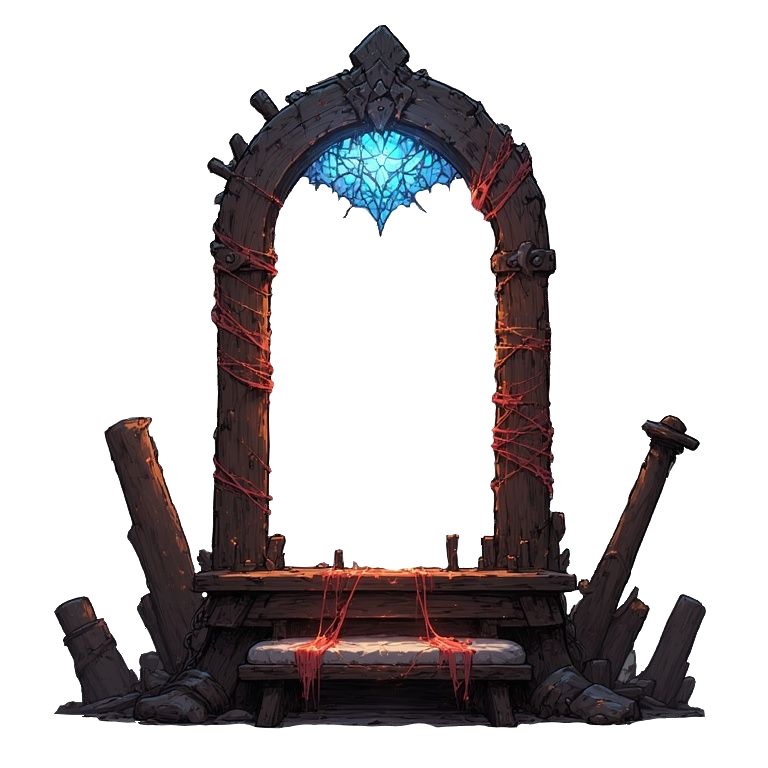
#> input picture Assets/Loom Shrine Concept.png, 768 x 768 px, given in place of C07_Inset_Cave_Face.png, which was not available
$ python check_palette.py
#> lines starting #> are read from the running program, lines starting #| are printed output that depends on the picture
"""Compare opaque stone chroma at equal brightness; this does not edit pixels."""
import json
from pathlib import Path
import numpy as np
from PIL import Image

KIT=Path(__file__).resolve().parent
ROOT=KIT.parents[2]
BINS=[(20,55),(55,85),(85,115),(115,145),(145,180),(180,230)]

def palette(path):
    pixels=np.asarray(Image.open(path).convert('RGBA'))
#> pixels is the input picture: shape (768, 768, 4); mean R, G, B, A 18.9, 15.1, 16.1, 78.2
    brightness=np.mean(pixels[:,:,:3],axis=2)
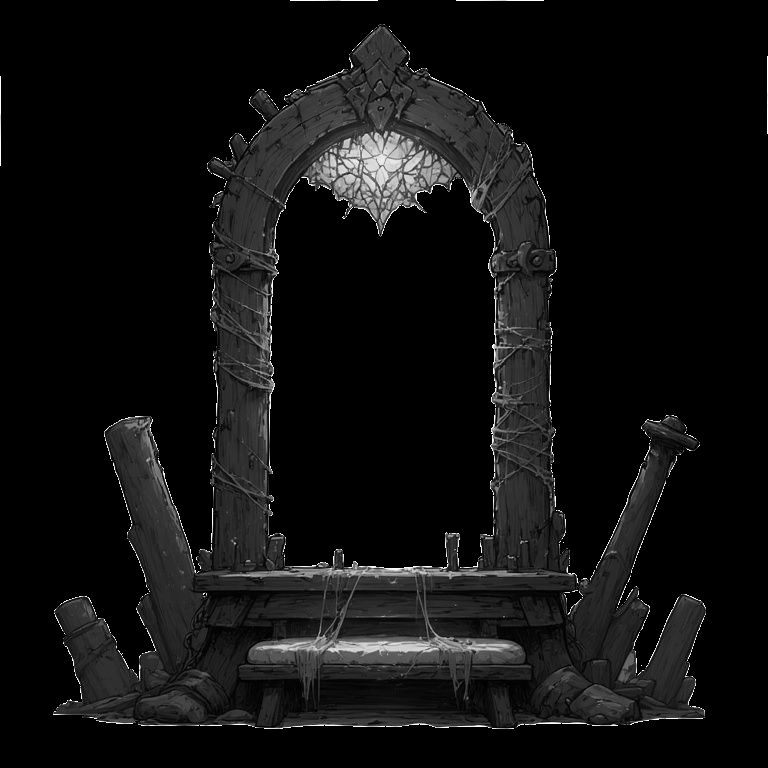
#> brightness: shape (768, 768) float64; min 0, max 255, mean 16.7
    return np.array([np.median(pixels[(pixels[:,:,3]>240)&(brightness>=low)&(brightness<high),:3],axis=0) for low,high in BINS])

def main():
    reference=palette(ROOT/'ArtSource/RecoveredLocal/BlueBiome Painting Workspace/outputs/blue_village_stamp_pack/slate_village_library/stamps/C07_Inset_Cave_Face.png')
#> reference = [[46, 34, 36], [71, 56, 62], [112, 86, 89], [169, 117, 102], [120.5, 163, 189], [149.5, 222, 244]]
    chroma=lambda values:values-values.mean(axis=1,keepdims=True)
    records=[]
    for path in sorted((KIT/'generated').glob('*.png')):
        old=palette(KIT.parent/'CarvedCavernStampsV1/generated'/path.name)
#> old has the same summary as reference
        new=palette(path)
#> new has the same summary as reference
        error=lambda values:float(np.mean(np.linalg.norm(chroma(values)-chroma(reference),axis=1)))
        records.append({'id':path.stem,'v1_mean_chroma_error':error(old),'v2_mean_chroma_error':error(new),'v2_band_medians':new.tolist()})
    report={'reference':'C07_Inset_Cave_Face','brightness_bands':BINS,'reference_band_medians':reference.tolist(),'metric':'Mean Euclidean RGB chroma distance between opaque-pixel medians in equal brightness bands; lower is closer. Diagnostic, not proof of an exact palette match.','assets':records}
    (KIT/'palette_validation.json').write_text(json.dumps(report,indent=2)+'\n')
    for r in records:print(r['id'],round(r['v1_mean_chroma_error'],2),'->',round(r['v2_mean_chroma_error'],2))
#> this loop made 1 pass
#| Loom Shrine Concept 0.0 -> 0.0

if __name__=='__main__':main()

$ run again, on ArtSource/BlueBiome/Buildings/open_pavilion_source.png
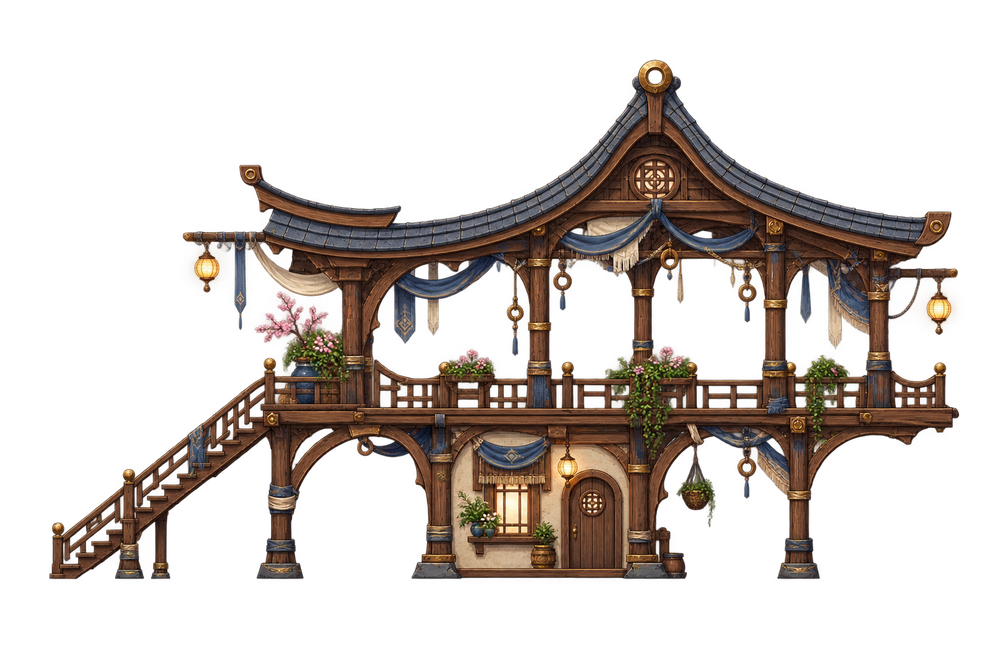
#> input picture ArtSource/BlueBiome/Buildings/open_pavilion_source.png, 1000 x 667 px, shrunk from 1536 x 1024 before the run, given in place of C07_Inset_Cave_Face.png, which was not available
#> in palette, pixels is the input picture: shape (667, 1000, 4); mean R, G, B, A 31.6, 23.1, 17.8, 70.8
#> in palette, `brightness=np.mean(pixels[:,:,:3],axis=2)`:
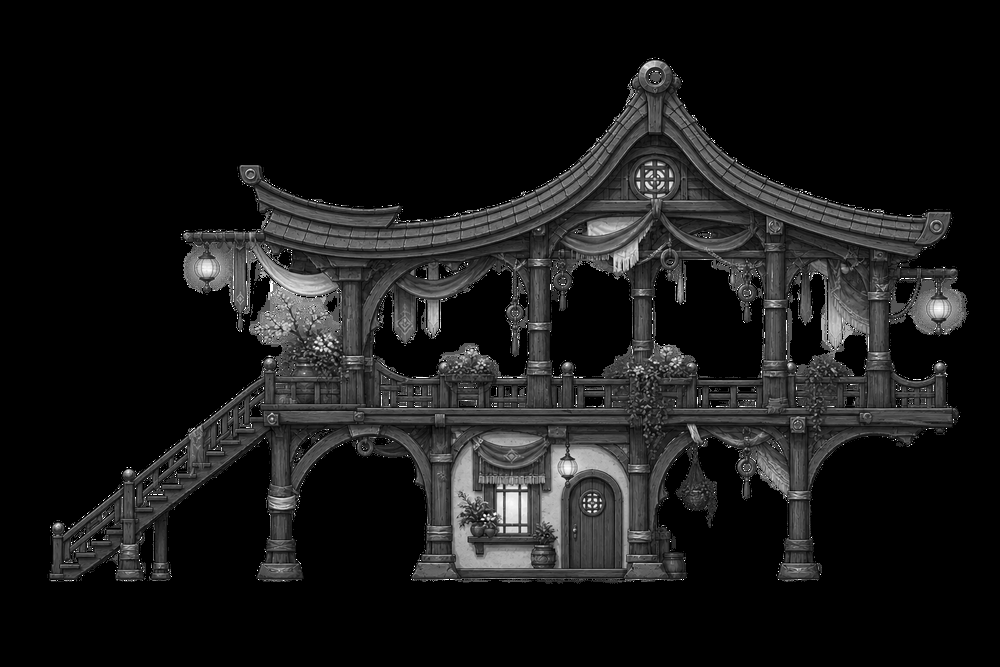
#> brightness: shape (667, 1000) float64; min 0, max 255, mean 24.2
#> reference = [[53, 35, 25], [99, 65, 45], [124, 94, 71], [158, 125, 100], [200, 166, 131], [231, 199, 157]]
#> old has the same summary as reference
#> new has the same summary as reference
#> the loop in main, `for r in records:print(r['id'],round(r['v1_mean_chroma_error'],2),'->'..` made 1 pass
#| open_pavilion_source 0.0 -> 0.0
